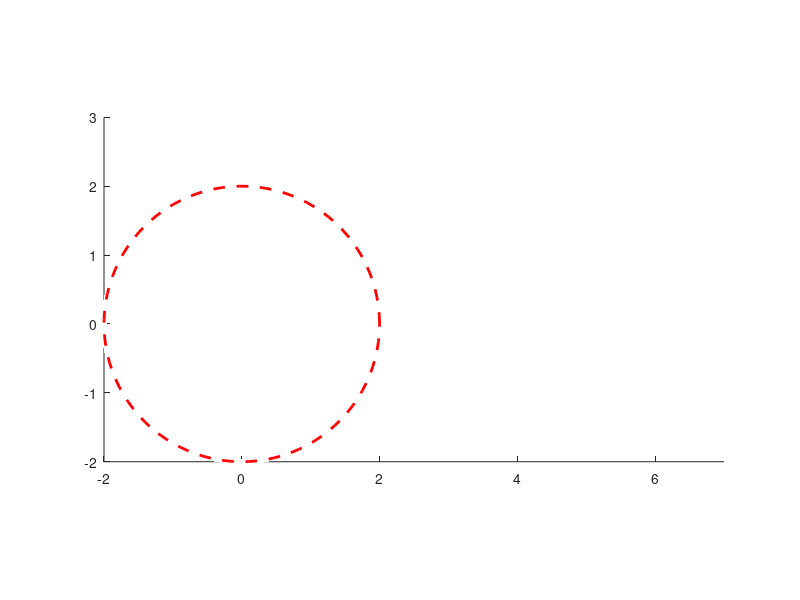

Recreate this plot in MATLAB.
% The length of the crank and the slider in metres
a = 2; b = 5;
% Point P1
P1 = [0 0];
% Parameters of the plot
axis(gca, 'equal'); % The aspect ratio
axis([-2 7 -2 3]); % The limits

% The angular speed of the crank in rad/s
k = 1;

% Now comes the loop

for t=1:500 % t is the time in tenths of seconds
        theta = k*(t/10);
        % The point P2
        P2 = a*[cos(theta) sin(theta)];
        % The angle alpha
        alpha = asin(a*sin(theta)/b);
        % The point P3
        P3 = [(1*cos(theta) + b*cos(alpha)) 0];
        % The crank line
        crank = line([P1(1) P2(1)], [P1(2) P2(2)]);
        % The slider line
        slider = line([P2(1) P3(1)], [P2(2) P3(2)]);
        % The point P2 trajectory
        P2_traj = viscircles([0 0],a,'LineStyle','--');
        % The point P1 and P2
        P1_circ = viscircles(P1,0.1);
        P2_circ = viscircles(P2,0.1);
        % The interval time to update the plot
        pause(0.001);
        % Delete the previous line
        delete(crank);
        delete(P1_circ);
        delete(P2_circ);
        delete(slider);
end